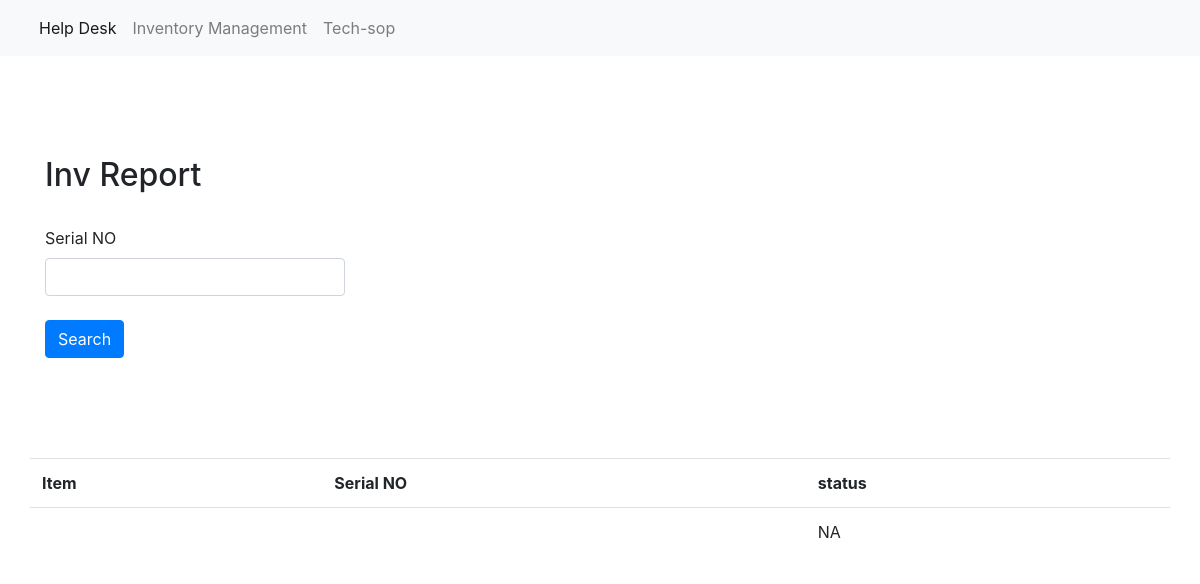
Page /inv-report/2 on the earlier database version.
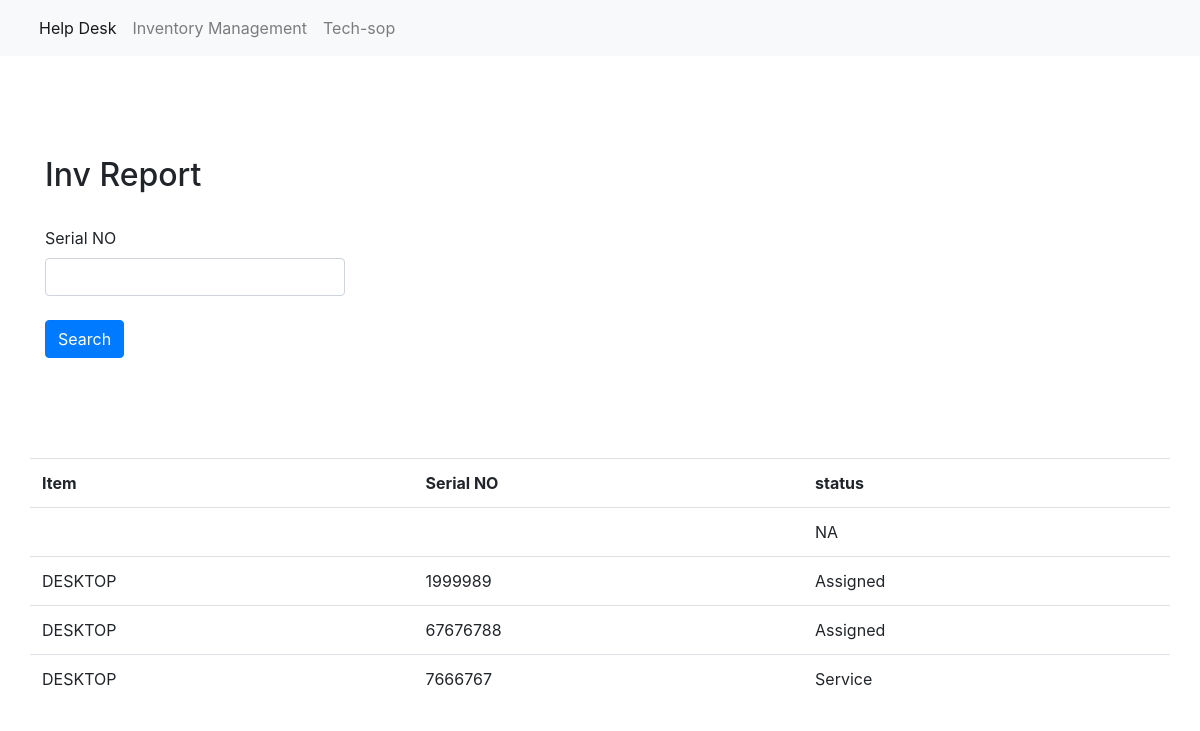
Same page on the later database version.
### home/models.py (models this page shows, shortened)
class Desktop(models.Model):
    item_name = models.CharField(default='DESKTOP', max_length=20)
    item_id = models.IntegerField(default=2)
    in_date = models.DateField(default=datetime.date.today)
    serial_no = models.CharField(max_length=50, unique=True)
    ecpl_tag_name = models.CharField(max_length=30, unique=True)
    processor = models.CharField(max_length=20)
    ram = models.CharField(max_length=20)
    hd_type = models.CharField(max_length=30)
    hd_size = models.CharField(max_length=30)
    hd_serial_no = models.CharField(max_length=100)
    make = models.CharField(max_length=30)
    model = models.CharField(max_length=100)
    vendor = models.CharField(max_length=50)
    system_name = models.CharField(max_length=50)
    in_stock=models.BooleanField(default=True)
    out=models.BooleanField(default=False)
    assigned=models.BooleanField(default=False)
    service=models.BooleanField(default=False)

### home/views.py (the view, shortened to what this page needs)
# urls.py: path('inv-report/<int:pk>',invReport),
def invReport(request,pk):
    if pk == 1:
        if request.method == 'POST':
                serial_no=request.POST['serial_no']
                cpu_obj=Cpu.objects.filter(serial_no=serial_no)
                if cpu_obj.count() >0 :
                    cpu_obj = Cpu.objects.get(serial_no=serial_no)
                    data={'cpu':cpu_obj,'id':1}
                    return render(request,'cpu_inv_report.html',data)
                else:
                    messages.info(request,'Not Found !!!')
                    return render(request, 'cpu_inv_report.html')
        else:
            cpu_obj_all=Cpu.objects.all()
            data={'cpu_obj_all':cpu_obj_all,'id':1}
            return render(request,'cpu_inv_report.html',data)
    elif pk == 2:
        if request.method == 'POST':
                serial_no=request.POST['serial_no']
                desk_obj=Desktop.objects.filter(serial_no=serial_no)
                if desk_obj.count() >0 :
                    desk_obj = Desktop.objects.get(serial_no=serial_no)
                    data={'cpu':desk_obj,'id':2}
                    return render(request,'cpu_inv_report.html',data)
                else:
                    messages.info(request,'Not Found !!!')
                    return render(request, 'cpu_inv_report.html')
        else:
            desk_obj_all=Desktop.objects.all()
            data={'cpu_obj_all':desk_obj_all,'id':2}
            return render(request,'cpu_inv_report.html',data)

### templates/cpu_inv_report.html (shortened to what this page needs)
{% extends 'base1.html' %}
{% block main %}
{% load static %}
<div class="container-lg" style="margin-top:100px;margin-bottom:100px;">
        <h2>Inv Report</h2>
    <br>
    <div>
        <div class="row">
            <div class="col-md-6">
                <form action="/inv-report/{{id}}" method="POST" enctype="multipart/form-data">
                    <label for="">Serial NO</label>
                    <input type="text" name="serial_no" class="form-control" style="width: 300px">
                    <br>
                    <button type="submit" class="btn btn-primary" value="search">Search</button>
                </form>
            </div>
            <div class="col-md-4">
            </div>
        </div>
    </div>
</div>
<div class="container-lg" style="margin-top:100px;margin-bottom:100px;">
       <div class="row">
        <table class="table">
            <tr>
                <th>Item</th>
                <th>Serial NO</th>
                <th>status</th>
            </tr>
            <tr>
                <td>{{cpu.item_name}}</td>
                <td>{{cpu.serial_no}}</td>
                {% if cpu.in_stock == True %}
                <td>In Stock</td>
                {% elif cpu.assigned == True %}
                {% elif cpu.service == True %}
                <td>{{cpu.emp_id}}</td>
                <td>Service</td>
                {% elif cpu.out == True %}
                <td>Returned to Vendor</td>
                {% else %}
                <td>NA</td>
                {% endif %}
            </tr>
            {% for cpu in cpu_obj_all %}
            <tr>
                <td>{{cpu.item_name}}</td>
                <td>{{cpu.serial_no}}</td>
                {% if cpu.in_stock == True %}
                <td>In Stock</td>
                {% elif cpu.assigned == True %}
                <td>Assigned</td>
                {% elif cpu.service == True %}
                <td>Service</td>
                 {% elif cpu.out == True %}
                <td>Returned to Vendor</td>
                {% else %}
                <td>NA</td>
                {% endif %}
            </tr>
            {% endfor %}
        </table>
       </div>
</div>
{% endblock %}

Differences in the rows shown:
added Desktop: item_name "DESKTOP", serial_no "1999989", in_stock "Assigned"
added Desktop: item_name "DESKTOP", serial_no "67676788", in_stock "Assigned"
added Desktop: item_name "DESKTOP", serial_no "7666767", in_stock "Service"
